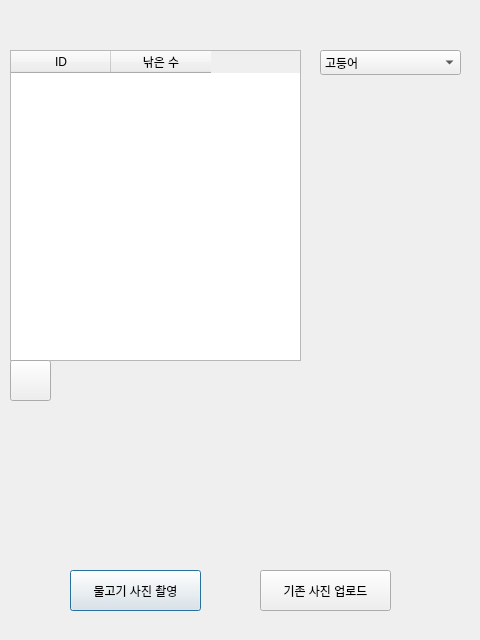
<?xml version="1.0" encoding="UTF-8"?>
<ui version="4.0">
 <class>Dialog</class>
 <widget class="QDialog" name="Dialog">
  <property name="geometry">
   <rect>
    <x>0</x>
    <y>0</y>
    <width>480</width>
    <height>640</height>
   </rect>
  </property>
  <property name="windowTitle">
   <string>Dialog</string>
  </property>
  <widget class="QPushButton" name="cap_btn">
   <property name="geometry">
    <rect>
     <x>70</x>
     <y>570</y>
     <width>131</width>
     <height>41</height>
    </rect>
   </property>
   <property name="text">
    <string>물고기 사진 촬영</string>
   </property>
  </widget>
  <widget class="QPushButton" name="upload_btn">
   <property name="geometry">
    <rect>
     <x>260</x>
     <y>570</y>
     <width>131</width>
     <height>41</height>
    </rect>
   </property>
   <property name="text">
    <string>기존 사진 업로드</string>
   </property>
  </widget>
  <widget class="QTableWidget" name="rank_table">
   <property name="geometry">
    <rect>
     <x>10</x>
     <y>50</y>
     <width>291</width>
     <height>311</height>
    </rect>
   </property>
   <property name="maximumSize">
    <size>
     <width>10000</width>
     <height>10000</height>
    </size>
   </property>
   <property name="defaultDropAction">
    <enum>Qt::IgnoreAction</enum>
   </property>
   <attribute name="horizontalHeaderShowSortIndicator" stdset="0">
    <bool>false</bool>
   </attribute>
   <attribute name="horizontalHeaderStretchLastSection">
    <bool>false</bool>
   </attribute>
   <column>
    <property name="text">
     <string>ID</string>
    </property>
   </column>
   <column>
    <property name="text">
     <string>낚은 수</string>
    </property>
   </column>
  </widget>
  <widget class="QPushButton" name="refresh_btn">
   <property name="geometry">
    <rect>
     <x>10</x>
     <y>360</y>
     <width>41</width>
     <height>41</height>
    </rect>
   </property>
   <property name="text">
    <string/>
   </property>
   <property name="icon">
    <iconset>
     <normaloff>../resource/refresh.png</normaloff>../resource/refresh.png</iconset>
   </property>
   <property name="iconSize">
    <size>
     <width>37</width>
     <height>37</height>
    </size>
   </property>
  </widget>
  <widget class="QComboBox" name="comboBox">
   <property name="geometry">
    <rect>
     <x>320</x>
     <y>50</y>
     <width>141</width>
     <height>25</height>
    </rect>
   </property>
   <item>
    <property name="text">
     <string>고등어</string>
    </property>
   </item>
   <item>
    <property name="text">
     <string>갈치</string>
    </property>
   </item>
   <item>
    <property name="text">
     <string>개복치</string>
    </property>
   </item>
   <item>
    <property name="text">
     <string>문어</string>
    </property>
   </item>
   <item>
    <property name="text">
     <string>참치</string>
    </property>
   </item>
  </widget>
 </widget>
 <resources/>
 <connections/>
</ui>
